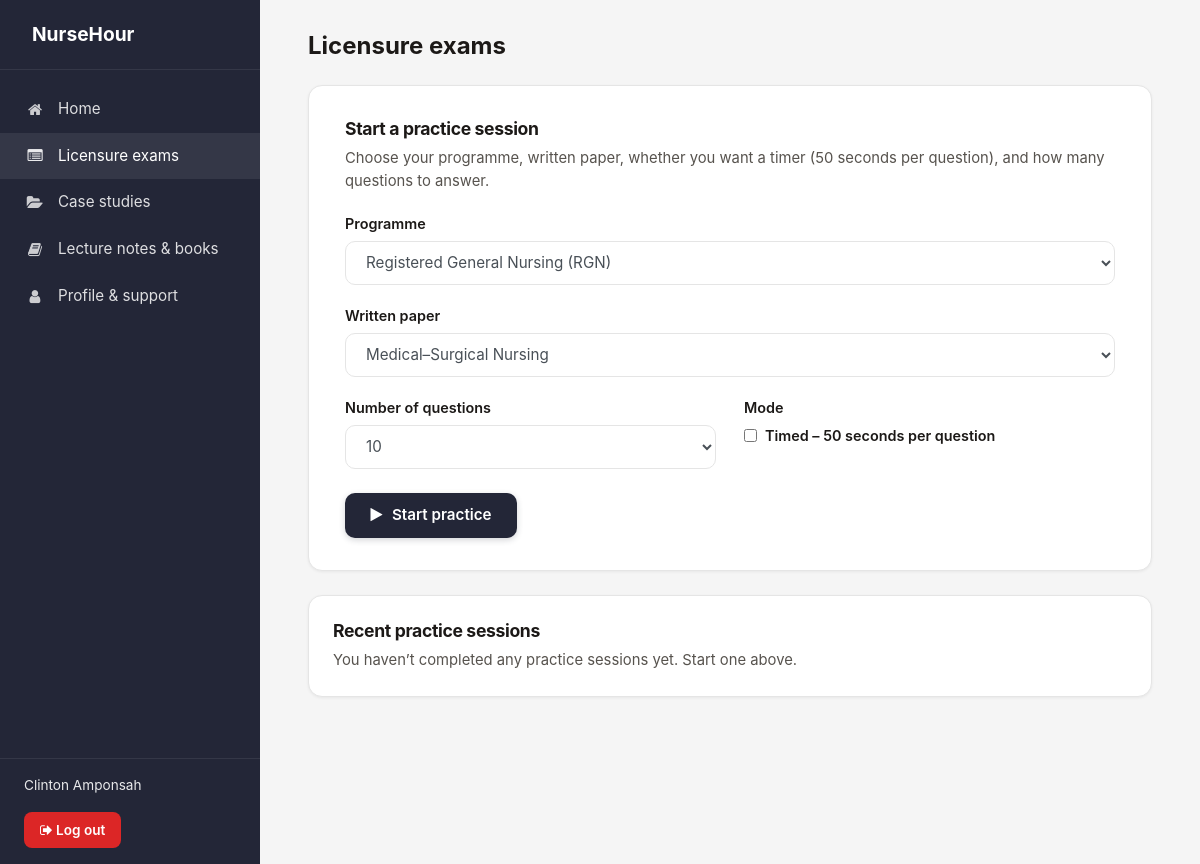
/practice/ (signed in), run on an earlier commit of the app's database.
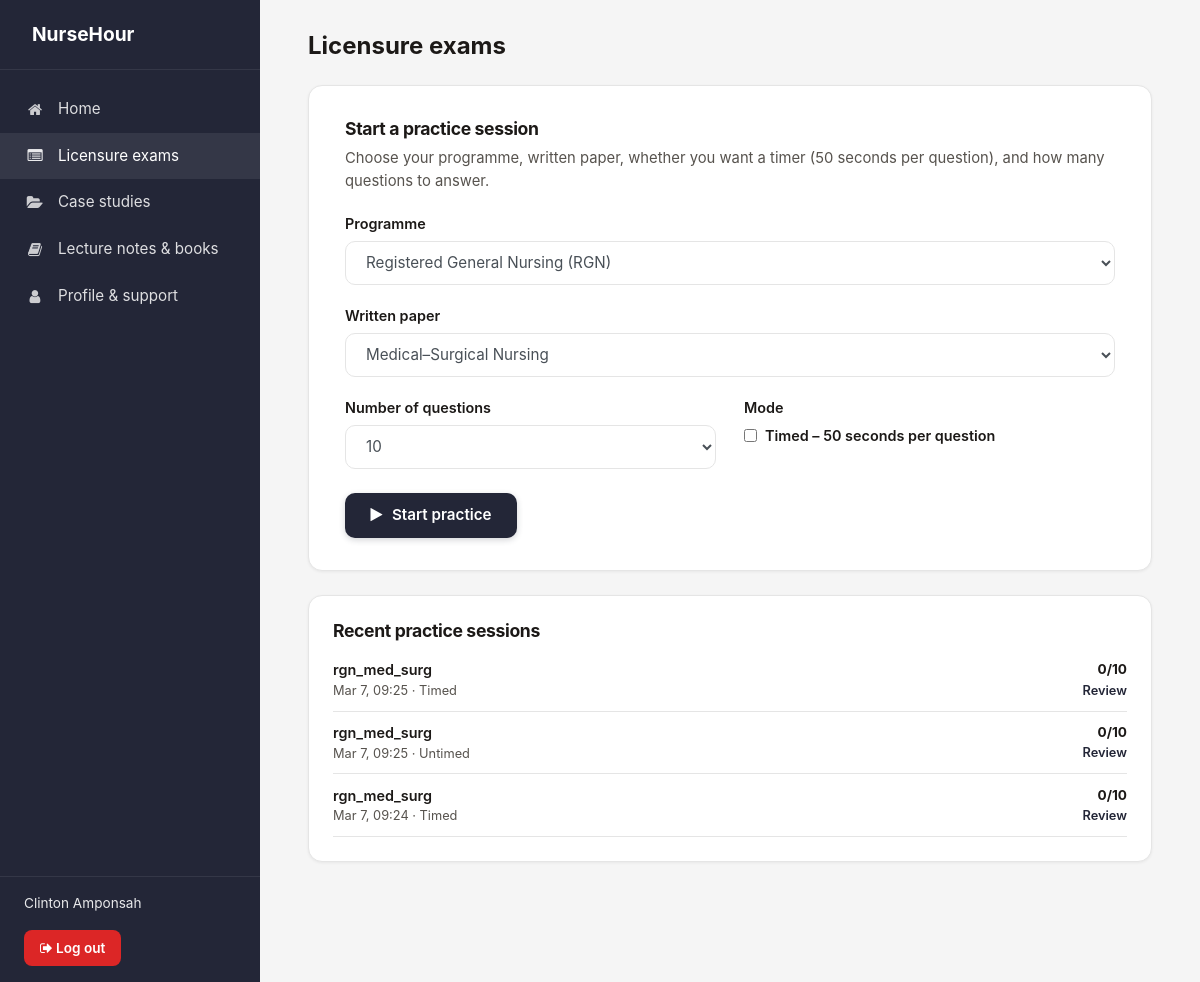
And on a later commit of the database.
### website/models.py (models this page shows)
class PracticeSession(models.Model):
    user = models.ForeignKey(settings.AUTH_USER_MODEL, on_delete=models.CASCADE, related_name='practice_sessions')
    program = models.CharField(max_length=10, blank=True, default='')
    paper = models.CharField(max_length=40, blank=True, default='')
    timed = models.BooleanField(default=False, help_text='If true, student practiced under timed conditions (50s per question).')
    total_questions = models.PositiveIntegerField()
    correct_count = models.PositiveIntegerField(default=0)
    questions = models.JSONField(default=list, help_text='List of Supabase mcq_questions ids (str or int) in order.')
    started_at = models.DateTimeField(default=timezone.now)
    finished_at = models.DateTimeField(null=True, blank=True)
    created_at = models.DateTimeField(auto_now_add=True)
    class Meta:
        ordering = ['-started_at']

### website/views.py (the view, shortened to what this page needs)
# urls.py: path('practice/', views.practice, name='practice'),
@login_required
def practice(request):
    if _is_admin_user(request.user):
        return redirect('website:admin_dashboard')
    profile = getattr(request.user, 'profile', None)
    profile_program = getattr(profile, 'program', '') or ''
    default_program = PROGRAM_FROM_PROFILE.get(profile_program, 'rgn')
    program = default_program
    available_papers = PAPER_CONFIG.get(program, [])
    recent_sessions = PracticeSession.objects.filter(user=request.user).order_by('-started_at')[:5]
    context = {
        'program': program,
        'program_label': PROGRAM_LABELS.get(program, ''),
        'available_programs': PROGRAM_LABELS,
        'available_papers': PAPER_CONFIG,
        'selected_papers': available_papers,
        'recent_sessions': recent_sessions,
    }
    return render(request, 'website/practice_setup.html', context)

### website/views.py (called while the page is built)
def _is_admin_user(user):
    return user and user.is_authenticated and getattr(settings, 'ADMIN_EMAIL', None) and user.email == settings.ADMIN_EMAIL

### templates/website/practice_setup.html (shortened to what this page needs)
{% extends 'dashboard_base.html' %}
{% load static %}
{% block page_title %}Licensure exams{% endblock %}
{% block sidebar_nav %}
    <a href="{% url 'website:dashboard' %}"><i class="fa fa-home"></i> Home</a>
    <a href="{% url 'website:practice' %}" class="db--active"><i class="fa fa-list-alt"></i> Licensure exams</a>
    <a href="{% url 'website:case_studies' %}"><i class="fa fa-folder-open"></i> Case studies</a>
    <a href="{% url 'website:resources' %}"><i class="fa fa-book"></i> Lecture notes &amp; books</a>
    <a href="{% url 'website:profile_support' %}"><i class="fa fa-user"></i> Profile &amp; support</a>
{% endblock %}
{% block content %}
    <div class="db-card db-card--form">
        <h2 class="db-card__title">Start a practice session</h2>
        <p class="db-card__text" style="margin-bottom:1.25rem;">
            Choose your programme, written paper, whether you want a timer (50 seconds per question), and how many questions to answer.
        </p>
        <form method="post" class="db-form db-form--grid" id="practiceSetupForm">
            <div class="form-group form-group--full">
                <label for="practiceProgram">Programme</label>
                <select name="program" id="practiceProgram" class="form-control">
                    {% for code,label in available_programs.items %}
                        <option value="{{ code }}" {% if code == program %}selected{% endif %}>{{ label }}</option>
                    {% endfor %}
                </select>
            </div>
            <div class="form-group form-group--full">
                <label for="practicePaper">Written paper</label>
                <select name="paper" id="practicePaper" class="form-control">
                    {% for prog_code, plist in available_papers.items %}
                        {% for p in plist %}
                            <option value="{{ p.code }}" data-program="{{ prog_code }}" {% if prog_code == program and forloop.first %}selected{% endif %}>{{ p.title }}</option>
                        {% endfor %}
                    {% endfor %}
                </select>
            </div>
            <div class="form-group">
                <label for="numQuestions">Number of questions</label>
                <select name="num_questions" id="numQuestions" class="form-control">
                    <option value="10" selected>10</option>
                </select>
            </div>
            <div class="form-group">
                <label>Mode</label>
                <div style="display:flex;align-items:center;gap:0.5rem;">
                    <input type="checkbox" name="timed" id="timedMode" value="1">
                    <label for="timedMode" style="margin:0;font-size:0.9rem;cursor:pointer;">
                        Timed – 50 seconds per question
                    </label>
                </div>
            </div>
            <div class="form-group form-group--full">
                <button type="submit" class="btn-save">
                    <i class="fa fa-play"></i> Start practice
                </button>
            </div>
        </form>
    </div>
    <div class="db-card">
        <h2 class="db-card__title">Recent practice sessions</h2>
        {% if recent_sessions %}
            <ul style="list-style:none;margin:0;padding:0;">
                {% for s in recent_sessions %}
                <li style="padding:0.65rem 0;border-bottom:1px solid var(--db-border);display:flex;justify-content:space-between;align-items:center;gap:1rem;">
                    <div>
                        <div style="font-size:0.9rem;font-weight:600;">
                            {{ s.paper|default:"Practice session" }}
                        </div>
                        <div style="font-size:0.8rem;color:var(--db-muted);">
                            {{ s.started_at|date:"M j, H:i" }} · {{ s.timed|yesno:"Timed,Untimed" }}
                        </div>
                    </div>
                    <div style="text-align:right;font-size:0.85rem;">
                        {% if s.total_questions %}
                            <div><strong>{{ s.correct_count }}/{{ s.total_questions }}</strong></div>
                        {% else %}
                            <div>—</div>
                        {% endif %}
                        <a href="{% url 'website:practice_review' s.id %}" style="font-size:0.8rem;">Review</a>
                    </div>
                </li>
                {% endfor %}
            </ul>
        {% else %}
            <p class="db-card__text">You haven’t completed any practice sessions yet. Start one above.</p>
        {% endif %}
    </div>
{% endblock %}

### templates/dashboard_base.html (shortened to what this page needs)
{% load static %}
<!DOCTYPE html>
<html lang="en">
<head>
    <link rel="stylesheet" href="{% static 'css/bootstrap.min.css' %}">
    <link rel="stylesheet" href="https://cdn.jsdelivr.net/npm/font-awesome@4.7.0/css/font-awesome.min.css">
</head>
<body class="db-body">
    <div class="db-root">
        <aside class="db-sidebar">
            <div class="db-sidebar__logo">
                <a href="{% url 'website:home' %}">
                    NurseHour
                </a>
            </div>
            <nav class="db-sidebar__nav">
                {% block sidebar_nav %}{% endblock %}
            </nav>
            <div class="db-sidebar__user">
                <div class="db-sidebar__user-name">{{ user.get_short_name|default:user.email }}</div>
                <a href="{% url 'website:logout' %}" class="db-sidebar__logout"><i class="fa fa-sign-out"></i> Log out</a>
            </div>
        </aside>
        <main class="db-main">
            <div class="db-main__inner">
                <h1 class="db-main__title">{% block page_title %}Dashboard{% endblock %}</h1>
                {% block content %}{% endblock %}
            </div>
        </main>
    </div>
</body>
</html>

### templates/dashboard_base.html (style rules this page uses)
:root { --db-dark: #232637; --db-dark-hover: #1a1c28; --db-bg: #f5f5f5; --db-card: #ffffff; --db-border: #e5e5e5; --db-text: #1c1917; --db-muted: #57534e; --db-sidebar-w: 260px; --db-bottom-h: 64px; }
* { box-sizing: border-box; }
.db-body { margin: 0; font-family: -apple-system, BlinkMacSystemFont, 'Segoe UI', Roboto, Oxygen, Ubuntu, sans-serif; background: var(--db-bg); color: var(--db-text); min-height: 100vh; padding-bottom: var(--db-bottom-h); }
.db-root { display: flex; min-height: 100vh; }
.db-sidebar { width: var(--db-sidebar-w); background: var(--db-dark); color: #fff; flex-shrink: 0; display: flex; flex-direction: column; position: fixed; top: 0; left: 0; bottom: 0; z-index: 100; }
.db-sidebar__logo { padding: 1.25rem 1.5rem; border-bottom: 1px solid rgba(255,255,255,0.08); }
.db-sidebar__logo a { color: #fff; text-decoration: none; font-weight: 700; font-size: 1.2rem; display: flex; align-items: center; }
.db-sidebar__nav { flex: 1; padding: 1rem 0; overflow-y: auto; }
.db-sidebar__nav a { display: flex; align-items: center; padding: 0.75rem 1.5rem; color: rgba(255,255,255,0.85); text-decoration: none; font-size: 0.95rem; transition: background 0.15s, color 0.15s; }
.db-sidebar__nav a:hover, .db-sidebar__nav a.db--active { background: rgba(255,255,255,0.08); color: #fff; }
.db-sidebar__nav .fa { width: 22px; margin-right: 0.75rem; text-align: center; opacity: 0.9; }
.db-sidebar__user { padding: 1rem 1.5rem; border-top: 1px solid rgba(255,255,255,0.08); }
.db-sidebar__user-name { font-size: 0.85rem; color: rgba(255,255,255,0.9); margin-bottom: 0.5rem; }
.db-sidebar__user a { color: rgba(255,255,255,0.7); font-size: 0.85rem; text-decoration: none; }
.db-sidebar__logout { display: inline-block; margin-top: 0.5rem; padding: 0.5rem 1rem; font-size: 0.85rem; font-weight: 600; color: #fff !important; background: #dc2626; border-radius: 8px; border: none; text-decoration: none !important; transition: background 0.2s, transform 0.1s; }
.db-main { flex: 1; margin-left: var(--db-sidebar-w); padding: 1.5rem; min-height: 100vh; display: flex; flex-direction: column; align-items: stretch; }
.db-main__title { font-size: 1.5rem; font-weight: 700; margin: 0 0 1.5rem; color: var(--db-text); }
.db-main__inner { width: 100%; max-width: 100%; }
@media (min-width: 992px) { .db-main { padding: 2rem 2.5rem; align-items: center; } }
@media (min-width: 992px) { .db-main__inner { max-width: 860px; margin: 0 auto; } }
@media (min-width: 1200px) { .db-main { padding: 2rem 3rem; } }
@media (min-width: 1200px) { .db-main__inner { max-width: 900px; } }
.db-card { background: var(--db-card); border: 1px solid var(--db-border); border-radius: 14px; padding: 1.5rem; margin-bottom: 1.5rem; box-shadow: 0 1px 3px rgba(0,0,0,0.06); transition: box-shadow 0.2s ease; }
@media (min-width: 992px) { .db-card--form { padding: 2rem 2.25rem; } }
.db-card__title { font-size: 1.1rem; font-weight: 700; margin: 0 0 0.5rem; color: var(--db-text); letter-spacing: -0.02em; }
.db-card__text { font-size: 0.925rem; color: var(--db-muted); margin: 0; line-height: 1.55; }
.db-card a:not(.btn-save):not(.db-sidebar__logout) { color: var(--db-dark); font-weight: 600; font-size: 0.9rem; text-decoration: none; }
.db-form .form-group { margin-bottom: 1.25rem; }
.db-form label { font-weight: 600; color: var(--db-text); margin-bottom: 0.4rem; display: block; font-size: 0.9rem; }
.db-form .form-control { border: 1.5px solid var(--db-border); border-radius: 10px; padding: 0.7rem 1rem; background: var(--db-card); font-size: 0.95rem; transition: border-color 0.2s, box-shadow 0.2s; }
.db-form select.form-control { min-height: 2.75rem; height: 2.75rem; padding: 0.5rem 2rem 0.5rem 1rem; line-height: 1.5; }
.db-form .btn-save { background: var(--db-dark); color: #fff; border: none; padding: 0.7rem 1.6rem; border-radius: 10px; font-weight: 600; font-size: 0.95rem; cursor: pointer; transition: background 0.2s, transform 0.1s; box-shadow: 0 2px 6px rgba(35,38,55,0.2); }
.db-form .btn-save i { margin-right: 0.35rem; }
@media (min-width: 992px) { .db-form--grid { display: grid; grid-template-columns: 1fr 1fr; gap: 1.25rem 1.75rem; align-items: start; } }
@media (min-width: 992px) { .db-form--grid .form-group { margin-bottom: 0; } }
@media (min-width: 992px) { .db-form--grid .form-group--full { grid-column: 1 / -1; } }
@media (min-width: 992px) { .db-form--grid .form-group .btn-save { margin-top: 0.25rem; } }

What changed in the data, as far as the page shows it:
added PracticeSession: paper "rgn_med_surg", started_at "Mar 7, 09:25", timed "Timed", correct_count "0", total_questions "10"
added PracticeSession: paper "rgn_med_surg", started_at "Mar 7, 09:25", timed "Untimed", correct_count "0", total_questions "10"
added PracticeSession: paper "rgn_med_surg", started_at "Mar 7, 09:24", timed "Timed", correct_count "0", total_questions "10"
Also different on the page:
text no longer shown: "You haven’t completed any practice sessions yet. Start one above."
